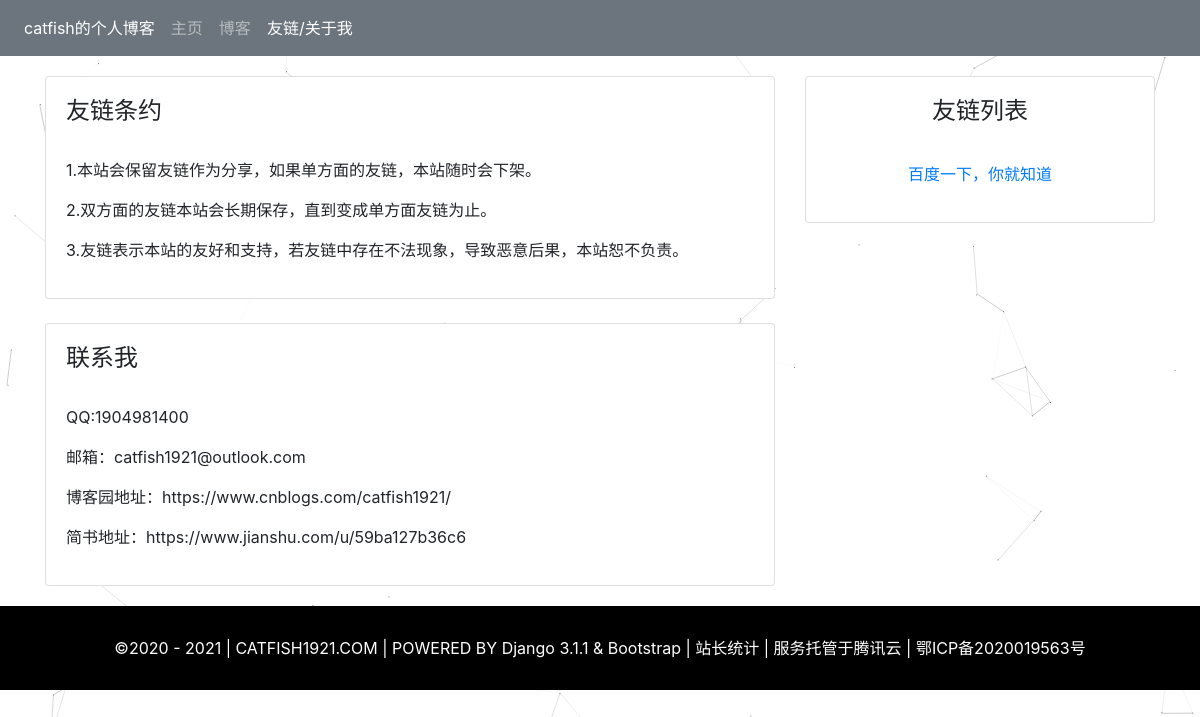
Page /links/ on the earlier database version.
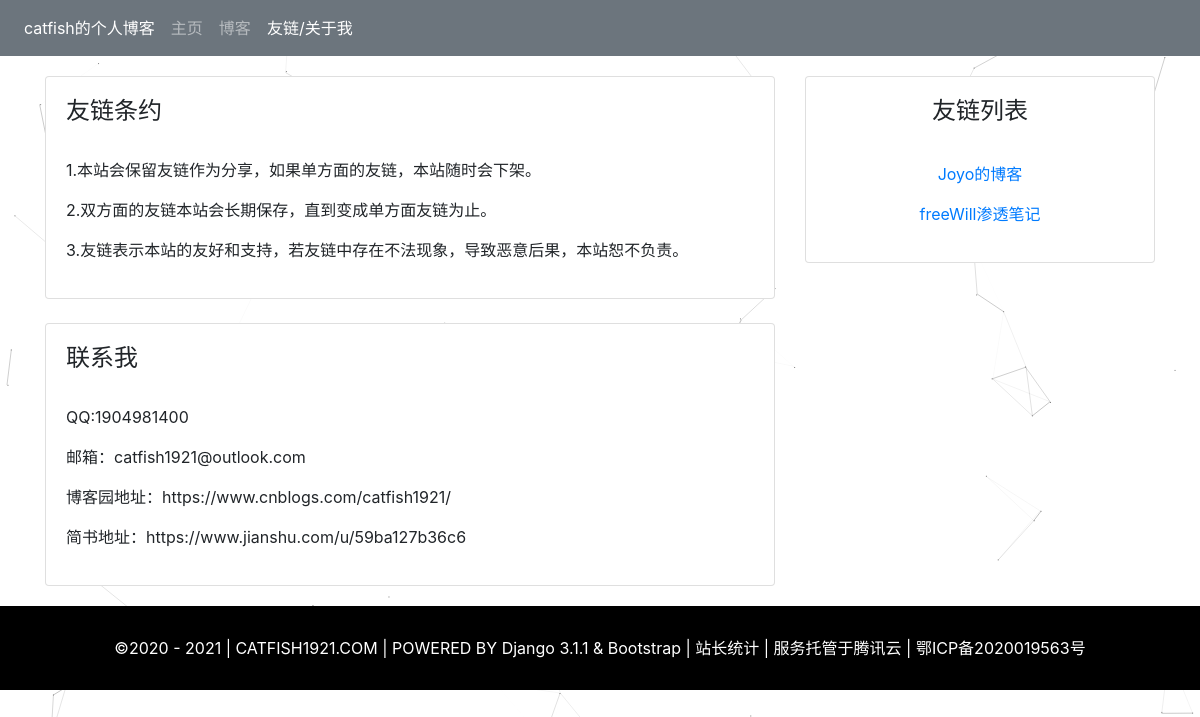
Same page on the later database version.
### myapp/models.py (models this page shows, shortened)
class Links(models.Model):
    title = models.CharField(max_length=30, verbose_name="标题")
    url = models.URLField(verbose_name="url链接")
    class Meta:
        verbose_name = "友链"
        verbose_name_plural = verbose_name

### myapp/views.py (the view)
# urls.py: path("links/", views.links, name="links"),
def links(request):
    ones = Links.objects.all()
    return render(request, 'myapp/links.html', locals())

### templates/myapp/links.html (shortened to what this page needs)
{% extends 'myapp/base.html' %}
{% block links %}active{% endblock %}
{% block content %}
      <div class="container">
        <div class="row">
            <div class="col-md-8 main">
                <div class="card">
                    <div class="card-body">
                        <h4>友链条约</h4><br>
                        <p>1.本站会保留友链作为分享，如果单方面的友链，本站随时会下架。</p>
                        <p>2.双方面的友链本站会长期保存，直到变成单方面友链为止。</p>
                            3.友链表示本站的友好和支持，若友链中存在不法现象，导致恶意后果，本站恕不负责。</p>
                    </div>
                </div><br>
            <div class="card">
                <div class="card-body">
                    <h4>联系我</h4><br>
                    <p>QQ:1904981400</p>
                    <p>邮箱：catfish1921@outlook.com</p>
                    <p>博客园地址：https://www.cnblogs.com/catfish1921/</p>
                    <p>简书地址：https://www.jianshu.com/u/59ba127b36c6</p>
                </div>
            </div>
            </div>
            <div class="col-md-4 other">
                    <div class="card">
                      <div class="card-body">
                        <h4 class="card-title">友链列表</h4><br>
                        {% for one in ones %}
                        <p><a href="{{ one.url }}" target="_blank">{{ one.title }}</a></p>
                        {% endfor %}
                      </div>
                    </div>
        </div>
      </div>
</div>
{% endblock %}

Differences in the rows shown:
removed Links: title "百度一下，你就知道"
added Links: title "Joyo的博客"
added Links: title "freeWill渗透笔记"
